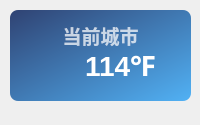
<?xml version="1.0" encoding="UTF-8"?>
<ui version="4.0">
 <class>Theme</class>
 <widget class="QWidget" name="Form">
  <property name="geometry">
   <rect>
    <x>0</x>
    <y>0</y>
    <width>200</width>
    <height>125</height>
   </rect>
  </property>
  <property name="minimumSize">
   <size>
    <width>0</width>
    <height>0</height>
   </size>
  </property>
  <property name="maximumSize">
   <size>
    <width>16777215</width>
    <height>65536</height>
   </size>
  </property>
  <property name="windowTitle">
   <string>天气</string>
  </property>
  <widget class="QLabel" name="current_city">
   <property name="geometry">
    <rect>
     <x>20</x>
     <y>20</y>
     <width>161</width>
     <height>31</height>
    </rect>
   </property>
   <property name="font">
    <font>
     <family>Microsoft YaHei UI</family>
     <pointsize>14</pointsize>
     <bold>true</bold>
    </font>
   </property>
   <property name="styleSheet">
    <string notr="true">color: rgba(255, 255, 255, 185);
font-weight: bold;</string>
   </property>
   <property name="text">
    <string>当前城市</string>
   </property>
   <property name="textFormat">
    <enum>Qt::PlainText</enum>
   </property>
   <property name="alignment">
    <set>Qt::AlignCenter</set>
   </property>
  </widget>
  <widget class="QLabel" name="backgnd">
   <property name="geometry">
    <rect>
     <x>10</x>
     <y>10</y>
     <width>181</width>
     <height>91</height>
    </rect>
   </property>
   <property name="styleSheet">
    <string notr="true">background-color: qlineargradient(spread:pad, x1:0, y1:0, x2:1, y2:1, stop:0 rgba(40, 60, 110, 245), stop:1 rgba(75, 175, 245, 245));
border-radius: 8px;
border-image: url();</string>
   </property>
   <property name="text">
    <string/>
   </property>
  </widget>
  <widget class="QWidget" name="horizontalLayoutWidget">
   <property name="geometry">
    <rect>
     <x>30</x>
     <y>10</y>
     <width>141</width>
     <height>111</height>
    </rect>
   </property>
   <layout class="QHBoxLayout" name="horizontalLayout_2">
    <item>
     <widget class="IconWidget" name="weather_icon">
      <property name="sizePolicy">
       <sizepolicy hsizetype="Maximum" vsizetype="Maximum">
        <horstretch>0</horstretch>
        <verstretch>0</verstretch>
       </sizepolicy>
      </property>
      <property name="minimumSize">
       <size>
        <width>25</width>
        <height>25</height>
       </size>
      </property>
      <property name="icon">
       <iconset>
        <normaloff>../../../img/weather/0.svg</normaloff>../../../img/weather/0.svg</iconset>
      </property>
     </widget>
    </item>
    <item>
     <widget class="QLabel" name="temperature">
      <property name="sizePolicy">
       <sizepolicy hsizetype="Maximum" vsizetype="Preferred">
        <horstretch>0</horstretch>
        <verstretch>0</verstretch>
       </sizepolicy>
      </property>
      <property name="font">
       <font>
        <family>Microsoft YaHei UI</family>
        <pointsize>21</pointsize>
        <bold>true</bold>
       </font>
      </property>
      <property name="styleSheet">
       <string notr="true">border: none;
color: rgba(255, 255, 255, 255);
font-weight: bold</string>
      </property>
      <property name="text">
       <string>114℉</string>
      </property>
      <property name="textFormat">
       <enum>Qt::PlainText</enum>
      </property>
      <property name="alignment">
       <set>Qt::AlignLeading|Qt::AlignLeft|Qt::AlignVCenter</set>
      </property>
     </widget>
    </item>
   </layout>
  </widget>
  <zorder>backgnd</zorder>
  <zorder>current_city</zorder>
  <zorder>horizontalLayoutWidget</zorder>
 </widget>
 <customwidgets>
  <customwidget>
   <class>IconWidget</class>
   <extends>QWidget</extends>
   <header>qfluentwidgets</header>
  </customwidget>
 </customwidgets>
 <resources/>
 <connections/>
</ui>
